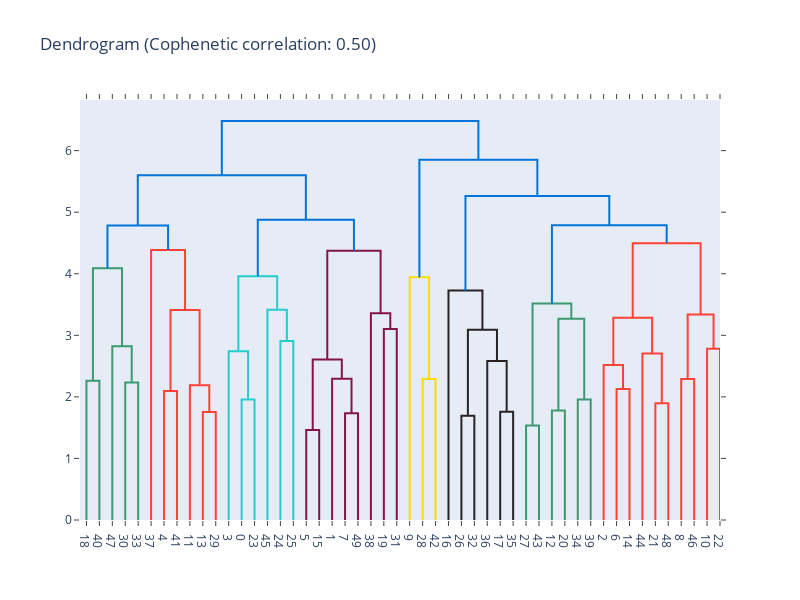

The cell this chart's notebook holds for it:
### Code cell
import plotly.figure_factory as ff
from scipy.cluster.hierarchy import linkage, dendrogram, fcluster, cophenet
from scipy.spatial.distance import pdist

# Perform hierarchical clustering using scipy
Z = linkage(tones_scaled, method='ward')

# Calculate original pairwise distances
original_dist = pdist(tones_scaled)

# Calculate cophenetic distances and cophenetic correlation
c, coph_dists = cophenet(Z, original_dist)
print(f'Cophenetic correlation coefficient: {c}')

# Get cluster labels using a chosen criterion (e.g., maximum distance)
max_d = 10  # Adjust threshold as needed
cluster_lab = fcluster(Z, max_d, criterion='distance')

# Create dendrogram using Plotly
fig = ff.create_dendrogram(tones_scaled,orientation='bottom')
fig.update_layout(width=800, height=600)

# Add cophenetic correlation coefficient to the plot title
fig.update_layout(title=f'Dendrogram (Cophenetic correlation: {c:.2f})')

fig.show()

### Figure 1 — Plotly figure (JSON) as saved in the notebook; plotly's stock layout.template omitted (floating-point values rounded to 4 significant figures)
{"data": [{"hoverinfo": "text", "marker": {"color": "rgb(61,153,112)"}, "mode": "lines", "type": "scatter", "x": [5, 5, 15, 15], "xaxis": "x", "y": [0, 2.26, 2.26, 0], "yaxis": "y"}, {"hoverinfo": "text", "marker": {"color": "rgb(61,153,112)"}, "mode": "lines", "type": "scatter", "x": [35, 35, 45, 45], "xaxis": "x", "y": [0, 2.234, 2.234, 0], "yaxis": "y"}, {"hoverinfo": "text", "marker": {"color": "rgb(61,153,112)"}, "mode": "lines", "type": "scatter", "x": [25, 25, 40, 40], "xaxis": "x", "y": [0, 2.823, 2.823, 2.234], "yaxis": "y"}, {"hoverinfo": "text", "marker": {"color": "rgb(61,153,112)"}, "mode": "lines", "type": "scatter", "x": [10, 10, 32.5, 32.5], "xaxis": "x", "y": [2.26, 4.088, 4.088, 2.823], "yaxis": "y"}, {"hoverinfo": "text", "marker": {"color": "rgb(255,65,54)"}, "mode": "lines", "type": "scatter", "x": [65, 65, 75, 75], "xaxis": "x", "y": [0, 2.097, 2.097, 0], "yaxis": "y"}, {"hoverinfo": "text", "marker": {"color": "rgb(255,65,54)"}, "mode": "lines", "type": "scatter", "x": [95, 95, 105, 105], "xaxis": "x", "y": [0, 1.753, 1.753, 0], "yaxis": "y"}, {"hoverinfo": "text", "marker": {"color": "rgb(255,65,54)"}, "mode": "lines", "type": "scatter", "x": [85, 85, 100, 100], "xaxis": "x", "y": [0, 2.19, 2.19, 1.753], "yaxis": "y"}, {"hoverinfo": "text", "marker": {"color": "rgb(255,65,54)"}, "mode": "lines", "type": "scatter", "x": [70, 70, 92.5, 92.5], "xaxis": "x", "y": [2.097, 3.412, 3.412, 2.19], "yaxis": "y"}, {"hoverinfo": "text", "marker": {"color": "rgb(255,65,54)"}, "mode": "lines", "type": "scatter", "x": [55, 55, 81.25, 81.25], "xaxis": "x", "y": [0, 4.387, 4.387, 3.412], "yaxis": "y"}, {"hoverinfo": "text", "marker": {"color": "rgb(0,116,217)"}, "mode": "lines", "type": "scatter", "x": [21.25, 21.25, 68.12, 68.12], "xaxis": "x", "y": [4.088, 4.783, 4.783, 4.387], "yaxis": "y"}, {"hoverinfo": "text", "marker": {"color": "rgb(35,205,205)"}, "mode": "lines", "type": "scatter", "x": [125, 125, 135, 135], "xaxis": "x", "y": [0, 1.959, 1.959, 0], "yaxis": "y"}, {"hoverinfo": "text", "marker": {"color": "rgb(35,205,205)"}, "mode": "lines", "type": "scatter", "x": [115, 115, 130, 130], "xaxis": "x", "y": [0, 2.741, 2.741, 1.959], "yaxis": "y"}, {"hoverinfo": "text", "marker": {"color": "rgb(35,205,205)"}, "mode": "lines", "type": "scatter", "x": [155, 155, 165, 165], "xaxis": "x", "y": [0, 2.907, 2.907, 0], "yaxis": "y"}, {"hoverinfo": "text", "marker": {"color": "rgb(35,205,205)"}, "mode": "lines", "type": "scatter", "x": [145, 145, 160, 160], "xaxis": "x", "y": [0, 3.415, 3.415, 2.907], "yaxis": "y"}, {"hoverinfo": "text", "marker": {"color": "rgb(35,205,205)"}, "mode": "lines", "type": "scatter", "x": [122.5, 122.5, 152.5, 152.5], "xaxis": "x", "y": [2.741, 3.96, 3.96, 3.415], "yaxis": "y"}, {"hoverinfo": "text", "marker": {"color": "rgb(133,20,75)"}, "mode": "lines", "type": "scatter", "x": [175, 175, 185, 185], "xaxis": "x", "y": [0, 1.46, 1.46, 0], "yaxis": "y"}, {"hoverinfo": "text", "marker": {"color": "rgb(133,20,75)"}, "mode": "lines", "type": "scatter", "x": [205, 205, 215, 215], "xaxis": "x", "y": [0, 1.732, 1.732, 0], "yaxis": "y"}, {"hoverinfo": "text", "marker": {"color": "rgb(133,20,75)"}, "mode": "lines", "type": "scatter", "x": [195, 195, 210, 210], "xaxis": "x", "y": [0, 2.295, 2.295, 1.732], "yaxis": "y"}, {"hoverinfo": "text", "marker": {"color": "rgb(133,20,75)"}, "mode": "lines", "type": "scatter", "x": [180, 180, 202.5, 202.5], "xaxis": "x", "y": [1.46, 2.607, 2.607, 2.295], "yaxis": "y"}, {"hoverinfo": "text", "marker": {"color": "rgb(133,20,75)"}, "mode": "lines", "type": "scatter", "x": [235, 235, 245, 245], "xaxis": "x", "y": [0, 3.102, 3.102, 0], "yaxis": "y"}, {"hoverinfo": "text", "marker": {"color": "rgb(133,20,75)"}, "mode": "lines", "type": "scatter", "x": [225, 225, 240, 240], "xaxis": "x", "y": [0, 3.359, 3.359, 3.102], "yaxis": "y"}, {"hoverinfo": "text", "marker": {"color": "rgb(133,20,75)"}, "mode": "lines", "type": "scatter", "x": [191.2, 191.2, 232.5, 232.5], "xaxis": "x", "y": [2.607, 4.375, 4.375, 3.359], "yaxis": "y"}, {"hoverinfo": "text", "marker": {"color": "rgb(0,116,217)"}, "mode": "lines", "type": "scatter", "x": [137.5, 137.5, 211.9, 211.9], "xaxis": "x", "y": [3.96, 4.875, 4.875, 4.375], "yaxis": "y"}, {"hoverinfo": "text", "marker": {"color": "rgb(0,116,217)"}, "mode": "lines", "type": "scatter", "x": [44.69, 44.69, 174.7, 174.7], "xaxis": "x", "y": [4.783, 5.599, 5.599, 4.875], "yaxis": "y"}, {"hoverinfo": "text", "marker": {"color": "rgb(255,220,0)"}, "mode": "lines", "type": "scatter", "x": [265, 265, 275, 275], "xaxis": "x", "y": [0, 2.289, 2.289, 0], "yaxis": "y"}, {"hoverinfo": "text", "marker": {"color": "rgb(255,220,0)"}, "mode": "lines", "type": "scatter", "x": [255, 255, 270, 270], "xaxis": "x", "y": [0, 3.945, 3.945, 2.289], "yaxis": "y"}, {"hoverinfo": "text", "marker": {"color": "rgb(40,35,35)"}, "mode": "lines", "type": "scatter", "x": [295, 295, 305, 305], "xaxis": "x", "y": [0, 1.693, 1.693, 0], "yaxis": "y"}, {"hoverinfo": "text", "marker": {"color": "rgb(40,35,35)"}, "mode": "lines", "type": "scatter", "x": [325, 325, 335, 335], "xaxis": "x", "y": [0, 1.757, 1.757, 0], "yaxis": "y"}, {"hoverinfo": "text", "marker": {"color": "rgb(40,35,35)"}, "mode": "lines", "type": "scatter", "x": [315, 315, 330, 330], "xaxis": "x", "y": [0, 2.582, 2.582, 1.757], "yaxis": "y"}, {"hoverinfo": "text", "marker": {"color": "rgb(40,35,35)"}, "mode": "lines", "type": "scatter", "x": [300, 300, 322.5, 322.5], "xaxis": "x", "y": [1.693, 3.09, 3.09, 2.582], "yaxis": "y"}, {"hoverinfo": "text", "marker": {"color": "rgb(40,35,35)"}, "mode": "lines", "type": "scatter", "x": [285, 285, 311.2, 311.2], "xaxis": "x", "y": [0, 3.727, 3.727, 3.09], "yaxis": "y"}, {"hoverinfo": "text", "marker": {"color": "rgb(61,153,112)"}, "mode": "lines", "type": "scatter", "x": [345, 345, 355, 355], "xaxis": "x", "y": [0, 1.535, 1.535, 0], "yaxis": "y"}, {"hoverinfo": "text", "marker": {"color": "rgb(61,153,112)"}, "mode": "lines", "type": "scatter", "x": [365, 365, 375, 375], "xaxis": "x", "y": [0, 1.78, 1.78, 0], "yaxis": "y"}, {"hoverinfo": "text", "marker": {"color": "rgb(61,153,112)"}, "mode": "lines", "type": "scatter", "x": [385, 385, 395, 395], "xaxis": "x", "y": [0, 1.959, 1.959, 0], "yaxis": "y"}, {"hoverinfo": "text", "marker": {"color": "rgb(61,153,112)"}, "mode": "lines", "type": "scatter", "x": [370, 370, 390, 390], "xaxis": "x", "y": [1.78, 3.267, 3.267, 1.959], "yaxis": "y"}, {"hoverinfo": "text", "marker": {"color": "rgb(61,153,112)"}, "mode": "lines", "type": "scatter", "x": [350, 350, 380, 380], "xaxis": "x", "y": [1.535, 3.517, 3.517, 3.267], "yaxis": "y"}, {"hoverinfo": "text", "marker": {"color": "rgb(255,65,54)"}, "mode": "lines", "type": "scatter", "x": [415, 415, 425, 425], "xaxis": "x", "y": [0, 2.128, 2.128, 0], "yaxis": "y"}, {"hoverinfo": "text", "marker": {"color": "rgb(255,65,54)"}, "mode": "lines", "type": "scatter", "x": [405, 405, 420, 420], "xaxis": "x", "y": [0, 2.518, 2.518, 2.128], "yaxis": "y"}, {"hoverinfo": "text", "marker": {"color": "rgb(255,65,54)"}, "mode": "lines", "type": "scatter", "x": [445, 445, 455, 455], "xaxis": "x", "y": [0, 1.896, 1.896, 0], "yaxis": "y"}, {"hoverinfo": "text", "marker": {"color": "rgb(255,65,54)"}, "mode": "lines", "type": "scatter", "x": [435, 435, 450, 450], "xaxis": "x", "y": [0, 2.705, 2.705, 1.896], "yaxis": "y"}, {"hoverinfo": "text", "marker": {"color": "rgb(255,65,54)"}, "mode": "lines", "type": "scatter", "x": [412.5, 412.5, 442.5, 442.5], "xaxis": "x", "y": [2.518, 3.285, 3.285, 2.705], "yaxis": "y"}, {"hoverinfo": "text", "marker": {"color": "rgb(255,65,54)"}, "mode": "lines", "type": "scatter", "x": [465, 465, 475, 475], "xaxis": "x", "y": [0, 2.29, 2.29, 0], "yaxis": "y"}, {"hoverinfo": "text", "marker": {"color": "rgb(255,65,54)"}, "mode": "lines", "type": "scatter", "x": [485, 485, 495, 495], "xaxis": "x", "y": [0, 2.782, 2.782, 0], "yaxis": "y"}, {"hoverinfo": "text", "marker": {"color": "rgb(255,65,54)"}, "mode": "lines", "type": "scatter", "x": [470, 470, 490, 490], "xaxis": "x", "y": [2.29, 3.337, 3.337, 2.782], "yaxis": "y"}, {"hoverinfo": "text", "marker": {"color": "rgb(255,65,54)"}, "mode": "lines", "type": "scatter", "x": [427.5, 427.5, 480, 480], "xaxis": "x", "y": [3.285, 4.495, 4.495, 3.337], "yaxis": "y"}, {"hoverinfo": "text", "marker": {"color": "rgb(0,116,217)"}, "mode": "lines", "type": "scatter", "x": [365, 365, 453.8, 453.8], "xaxis": "x", "y": [3.517, 4.787, 4.787, 4.495], "yaxis": "y"}, {"hoverinfo": "text", "marker": {"color": "rgb(0,116,217)"}, "mode": "lines", "type": "scatter", "x": [298.1, 298.1, 409.4, 409.4], "xaxis": "x", "y": [3.727, 5.264, 5.264, 4.787], "yaxis": "y"}, {"hoverinfo": "text", "marker": {"color": "rgb(0,116,217)"}, "mode": "lines", "type": "scatter", "x": [262.5, 262.5, 353.8, 353.8], "xaxis": "x", "y": [3.945, 5.853, 5.853, 5.264], "yaxis": "y"}, {"hoverinfo": "text", "marker": {"color": "rgb(0,116,217)"}, "mode": "lines", "type": "scatter", "x": [109.7, 109.7, 308.1, 308.1], "xaxis": "x", "y": [5.599, 6.481, 6.481, 5.853], "yaxis": "y"}], "layout": {"autosize": false, "height": 600, "hovermode": "closest", "showlegend": false, "title": {"text": "Dendrogram (Cophenetic correlation: 0.50)"}, "width": 800, "xaxis": {"mirror": "allticks", "rangemode": "tozero", "showgrid": false, "showline": true, "showticklabels": true, "tickmode": "array", "ticks": "outside", "ticktext": ["18", "40", "47", "30", "33", "37", "4", "41", "11", "13", "29", "3", "0", "23", "45", "24", "25", "5", "15", "1", "7", "49", "38", "19", "31", "9", "28", "42", "16", "26", "32", "36", "17", "35", "27", "43", "12", "20", "34", "39", "2", "6", "14", "44", "21", "48", "8", "46", "10", "22"], "tickvals": [5, 15, 25, 35, 45, 55, 65, 75, 85, 95, 105, 115, 125, 135, 145, 155, 165, 175, 185, 195, 205, 215, 225, 235, 245, 255, 265, 275, 285, 295, 305, 315, 325, 335, 345, 355, 365, 375, 385, 395, 405, 415, 425, 435, 445, 455, 465, 475, 485, 495], "type": "linear", "zeroline": false}, "yaxis": {"mirror": "allticks", "rangemode": "tozero", "showgrid": false, "showline": true, "showticklabels": true, "ticks": "outside", "type": "linear", "zeroline": false}}}
